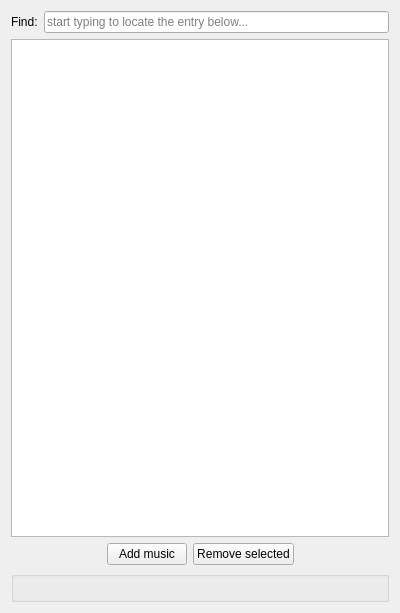
<?xml version="1.0" encoding="UTF-8"?>
<ui version="4.0">
 <class>QueueMusicWidget</class>
 <widget class="QWidget" name="QueueMusicWidget">
  <property name="geometry">
   <rect>
    <x>0</x>
    <y>0</y>
    <width>400</width>
    <height>613</height>
   </rect>
  </property>
  <property name="windowTitle">
   <string>Music collection</string>
  </property>
  <layout class="QVBoxLayout" name="verticalLayout">
   <item>
    <layout class="QVBoxLayout" name="verticalLayout_2">
     <item>
      <layout class="QHBoxLayout" name="horizontalLayout_2">
       <item>
        <widget class="QLabel" name="label">
         <property name="text">
          <string>Find:</string>
         </property>
        </widget>
       </item>
       <item>
        <widget class="QLineEdit" name="leFilterSingers">
         <property name="placeholderText">
          <string>start typing to locate the entry below...</string>
         </property>
        </widget>
       </item>
      </layout>
     </item>
     <item>
      <widget class="QTableView" name="tableQueue">
       <property name="dragEnabled">
        <bool>true</bool>
       </property>
       <property name="dragDropOverwriteMode">
        <bool>false</bool>
       </property>
       <property name="dragDropMode">
        <enum>QAbstractItemView::DragDrop</enum>
       </property>
       <property name="alternatingRowColors">
        <bool>true</bool>
       </property>
       <property name="selectionMode">
        <enum>QAbstractItemView::SingleSelection</enum>
       </property>
       <property name="selectionBehavior">
        <enum>QAbstractItemView::SelectRows</enum>
       </property>
       <property name="showGrid">
        <bool>true</bool>
       </property>
       <attribute name="horizontalHeaderStretchLastSection">
        <bool>true</bool>
       </attribute>
      </widget>
     </item>
     <item>
      <layout class="QHBoxLayout" name="horizontalLayout">
       <item>
        <spacer name="horizontalSpacer">
         <property name="orientation">
          <enum>Qt::Horizontal</enum>
         </property>
         <property name="sizeHint" stdset="0">
          <size>
           <width>40</width>
           <height>20</height>
          </size>
         </property>
        </spacer>
       </item>
       <item>
        <widget class="QPushButton" name="btnAdd">
         <property name="text">
          <string>Add music</string>
         </property>
        </widget>
       </item>
       <item>
        <widget class="QPushButton" name="btnRemove">
         <property name="text">
          <string>Remove selected</string>
         </property>
        </widget>
       </item>
       <item>
        <spacer name="horizontalSpacer_2">
         <property name="orientation">
          <enum>Qt::Horizontal</enum>
         </property>
         <property name="sizeHint" stdset="0">
          <size>
           <width>40</width>
           <height>20</height>
          </size>
         </property>
        </spacer>
       </item>
      </layout>
     </item>
     <item>
      <widget class="QGroupBox" name="groupPlayerControl">
       <property name="title">
        <string/>
       </property>
      </widget>
     </item>
    </layout>
   </item>
  </layout>
 </widget>
 <resources/>
 <connections/>
</ui>
